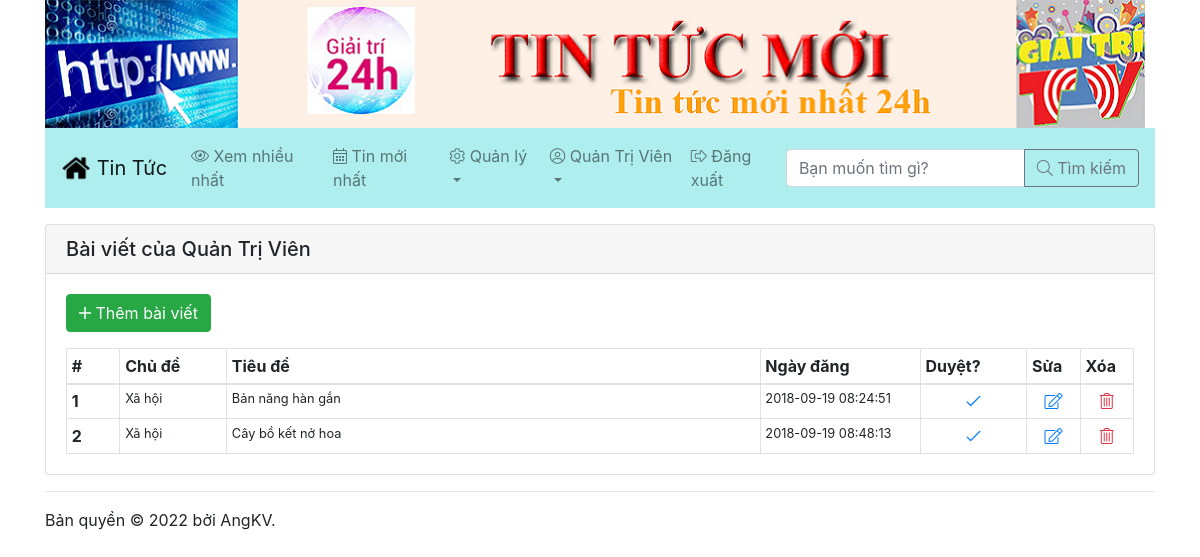
/baiviet_nguoidung.php (signed in), run on the app's committed database.
### tables this page shows
CREATE TABLE `tbl_baiviet` (
  `ID` int(10) NOT NULL,
  `MaChuDe` int(10) NOT NULL,
  `MaNguoiDung` int(10) NOT NULL,
  `TieuDe` varchar(255) NOT NULL,
  `TomTat` text NOT NULL,
  `NoiDung` text NOT NULL,
  `NgayDang` datetime NOT NULL,
  `LuotXem` int(10) NOT NULL,
  `KiemDuyet` tinyint(1) NOT NULL
);

CREATE TABLE `tbl_chude` (
  `ID` int(10) NOT NULL,
  `TenChuDe` varchar(100) NOT NULL
);

### baiviet_nguoidung.php (the view, shortened to what this page needs)
<?php
	include_once "ketnoi.php";
	$sql = "SELECT b.*, c.TenChuDe, n.HoVaTen
			FROM tbl_baiviet b, tbl_chude c, tbl_nguoidung n
			WHERE b.MaChuDe = c.ID AND b.MaNguoiDung = n.ID AND b.MaNguoiDung = " . $_SESSION['MaND'];
	$danhsach = mysqli_query($link, $sql);
?>
<!DOCTYPE html>
<html lang="en">
<?php include_once "header.php"; ?>
<body>
	<div class="container">
		<?php include_once "navbar.php"; ?>
		<div class="card mt-3">
			<h5 class="card-header">Bài viết của <?php echo $_SESSION['HoVaTen']; ?></h5>
			<div class="card-body">
				<p><a href="baiviet_them.php" class="btn btn-success"><i class="fal fa-plus"></i> Thêm bài viết</a></p>
				<table class="table table-bordered table-sm mb-0">
					<thead>
						<tr>
							<th width="5%">#</th>
							<th width="10%">Chủ đề</th>
							<th width="50%">Tiêu đề</th>
							<th width="15%">Ngày đăng</th>
							<th width="10%">Duyệt?</th>
							<th width="5%">Sửa</th>
							<th width="5%">Xóa</th>
						</tr>
					</thead>
					<tbody>
						<?php
							while($dong = mysqli_fetch_array($danhsach))
							{
								echo "<tr>";
									echo "<th>{$dong['ID']}</th>";
									echo "<td class='small'>{$dong['TenChuDe']}</td>";
									echo "<td class='small'>{$dong['TieuDe']}</td>";
									echo "<td class='small'>{$dong['NgayDang']}</td>";
									echo "<td class='text-center'>";
										if($dong['KiemDuyet'] == 0)
											echo "<i class='fal fa-ban text-danger'></i>";
										else
											echo "<i class='fal fa-check text-primary'></i>";
									echo "</td>";
									echo "<td class='text-center'><a href='baiviet_sua.php?id={$dong['ID']}'><i class='fal fa-edit'></i></a></td>";
									echo "<td class='text-center'><a href='baiviet_xoa.php?id={$dong['ID']}' onclick='return confirm(\"Bạn có muốn xóa bài viết {$dong['TieuDe']} không?\")'><i class='fal fa-trash-alt text-danger'></i></a></td>";
								echo "</tr>";
							}
						?>
					</tbody>
				</table>
			</div>
		</div>
		<?php include_once "footer.php"; ?>
	</div>
</body>
</html>

### data on the page
tbl_baiviet: ID "1", MaChuDe.TenChuDe "Xã hội", TieuDe "Bản năng hàn gắn", NgayDang "2018-09-19 08:24:51", KiemDuyet 1 (drawn)
tbl_baiviet: ID "2", MaChuDe.TenChuDe "Xã hội", TieuDe "Cây bồ kết nở hoa", NgayDang "2018-09-19 08:48:13", KiemDuyet 1 (drawn)

### other printed values
$_SESSION['HoVaTen'] "Quản Trị Viên"
